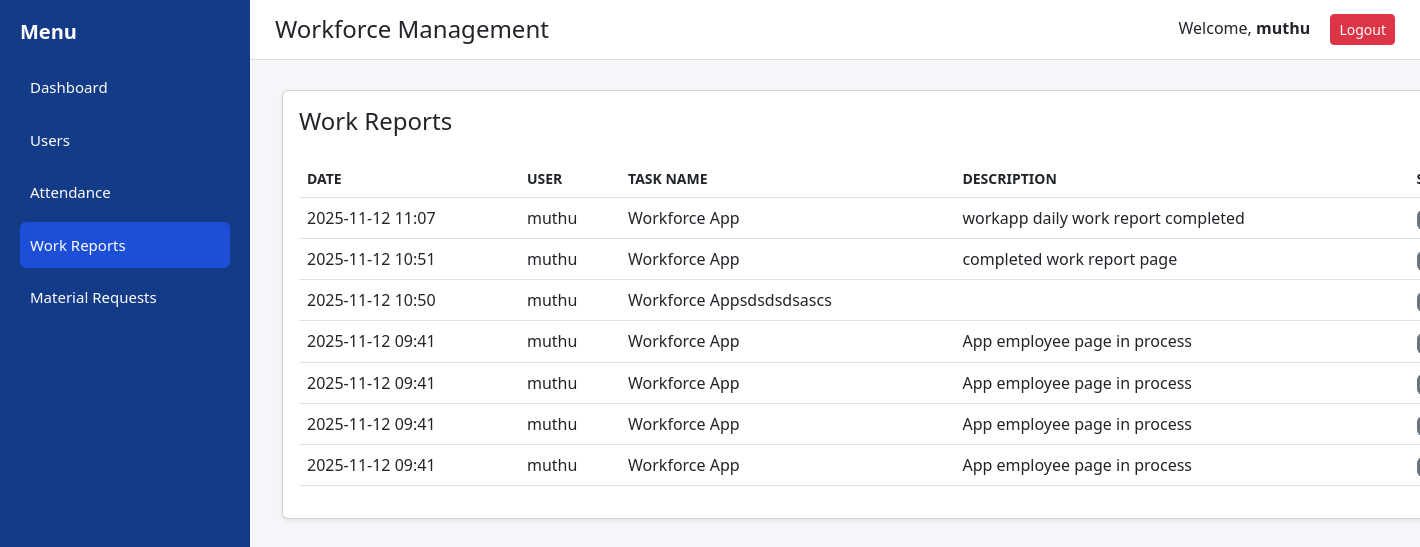
/accounts/work-reports/ (signed in), run on the app's committed database.
### accounts/models.py (models this page shows, shortened)
class User(AbstractUser):
    ROLE_CHOICES = [
        ('admin', 'Admin'),
        ('supervisor', 'Supervisor'),
        ('electrician', 'Electrician'),
        ('storekeeper', 'Storekeeper'),
    ]
    role = models.CharField(max_length=20, choices=ROLE_CHOICES, default='electrician')
    site_location = models.CharField(max_length=255, blank=True, null=True)

class WorkReport(models.Model):
    STATUS_CHOICES = [
        ('in_progress', 'In Progress'),
        ('completed', 'Completed'),
        ('pending', 'Pending Review'),
        ('approved', 'Approved'),
        ('rejected', 'Rejected'),
    ]
    user = models.ForeignKey(settings.AUTH_USER_MODEL, on_delete=models.CASCADE)
    task_name = models.CharField(max_length=255)
    description = models.TextField(blank=True)
    hours_worked = models.DecimalField(max_digits=5, decimal_places=2)
    status = models.CharField(max_length=30, choices=STATUS_CHOICES, default='in_progress')
    created_at = models.DateTimeField(auto_now_add=True)  # ✅ fixed

### accounts/views.py (the view)
# urls.py: path("work-reports/", work_reports, name="work_reports"),
@login_required
def work_reports(request):
    if request.user.role == "admin":
        reports = WorkReport.objects.all().order_by("-created_at")
    elif request.user.role == "supervisor":
        reports = WorkReport.objects.filter(user__supervisor=request.user).order_by("-created_at")
    else:
        reports = WorkReport.objects.filter(user=request.user).order_by("-created_at")
    return render(request, "accounts/work_reports.html", {"reports": reports})

### accounts/templates/accounts/work_reports.html (shortened to what this page needs)
<!DOCTYPE html>
<html lang="en">
<head>
    <link href="https://cdn.jsdelivr.net/npm/bootstrap@5.3.0/dist/css/bootstrap.min.css" rel="stylesheet">
</head>
<body>
<div class="sidebar">
    <h4>Menu</h4>
    <a href="/accounts/dashboard/">Dashboard</a>
    <a href="/accounts/users/">Users</a>
    <a href="/accounts/attendance/">Attendance</a>
    <a href="/accounts/work-reports/" class="active">Work Reports</a>
    <a href="/accounts/material-requests/">Material Requests</a>
</div>
<div class="topbar">
    <h4 class="m-0">Workforce Management</h4>
    <div>
        Welcome, <b>{{ request.user.username }}</b>
        <a href="/accounts/logout/" class="btn btn-danger btn-sm ms-3">Logout</a>
    </div>
</div>
<div class="container" style="margin-left: 270px; margin-top: 30px;">
    <div class="card shadow-sm p-3">
        <div class="d-flex justify-content-between align-items-center mb-3">
            <h4>Work Reports</h4>
        </div>
        <table class="table table-hover align-middle">
            <thead>
                <tr class="text-uppercase text-muted small">
                    <th>Date</th>
                    <th>User</th>
                    <th>Task Name</th>
                    <th>Description</th>
                    <th>Status</th>
                </tr>
            </thead>
            <tbody>
                {% for r in reports %}
                <tr>
                    <td>{{ r.created_at|date:"Y-m-d H:i" }}</td>
                    <td>{{ r.user.username }}</td>
                    <td>{{ r.task_name }}</td>
                    <td>{{ r.description }}</td>
                    <td>
                        {% if r.status == "Pending" %}
                            <span class="badge badge-pending">Pending</span>
                        {% elif r.status == "Completed" %}
                            <span class="badge badge-approved">Completed</span>
                        {% elif r.status == "In Progress" %}
                            <span class="badge bg-primary">In Progress</span>
                        {% else %}
                            <span class="badge bg-secondary">{{ r.status }}</span>
                        {% endif %}
                    </td>
                </tr>
                {% empty %}
                <tr>
                    <td colspan="7" class="text-center text-muted py-4">No work reports found.</td>
                </tr>
                {% endfor %}
            </tbody>
        </table>
    </div>
</div>
</body>
</html>

### accounts/templates/accounts/work_reports.html (style rules this page uses)
body { background: #f4f6f9; }
.sidebar { width: 250px; height: 100vh; background: #133B88; padding: 20px; color: white; position: fixed; top: 0; left: 0; }
.sidebar h4 { margin-bottom: 20px; font-size: 20px; font-weight: bold; }
.sidebar a { display: block; color: white; padding: 12px 10px; margin-bottom: 6px; text-decoration: none; border-radius: 6px; font-size: 15px; }
.sidebar a.active, .sidebar a:hover { background: #1D4ED8; color: #fff; }
.topbar { height: 60px; background: white; padding: 15px 25px; border-bottom: 1px solid #ddd; margin-left: 250px; display: flex; justify-content: space-between; align-items: center; }
th { background: #eef2ff; }

### data on the page
User: user.username "muthu"
WorkReport: created_at "2025-11-12 11:07", user.username "muthu", task_name "Workforce App", description "workapp daily work report completed"
WorkReport: created_at "2025-11-12 10:51", user.username "muthu", task_name "Workforce App", description "completed work report page"
WorkReport: created_at "2025-11-12 10:50", user.username "muthu", task_name "Workforce Appsdsdsdsascs"
WorkReport: created_at "2025-11-12 09:41", user.username "muthu", task_name "Workforce App", description "App employee page in process"
WorkReport: created_at "2025-11-12 09:41", user.username "muthu", task_name "Workforce App", description "App employee page in process"
WorkReport: created_at "2025-11-12 09:41", user.username "muthu", task_name "Workforce App", description "App employee page in process"
WorkReport: created_at "2025-11-12 09:41", user.username "muthu", task_name "Workforce App", description "App employee page in process"
